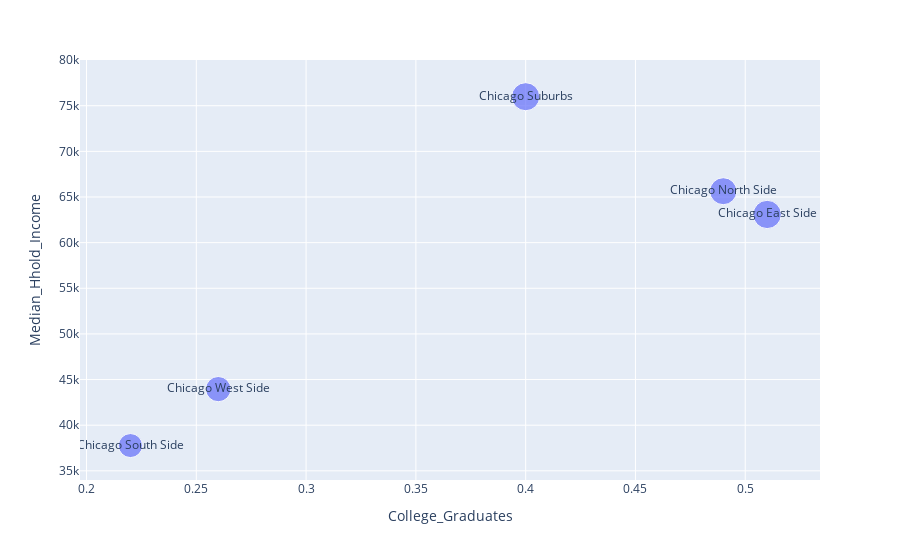

Write notebook code for a chart like this one.
### Code cell
import plotly.express as px

df = px.data.gapminder()

fig = px.scatter(grouped_combined_df, x = 'College_Graduates', y= 'Median_Hhold_Income', size = 'Median_Rent', text = "area") 

fig.show()

### Figure 1 — Plotly figure (JSON) as saved in the notebook; plotly's stock layout.template omitted (floating-point values rounded to 4 significant figures)
{"data": [{"hovertemplate": "College_Graduates=%{x}<br>Median_Hhold_Income=%{y}<br>Median_Rent=%{marker.size}<br>area=%{text}<extra></extra>", "legendgroup": "", "marker": {"color": "#636efa", "size": [894.4, 986.5, 1129.0, 1220.0, 1238.0], "sizemode": "area", "sizeref": 3.096, "symbol": "circle"}, "mode": "markers+text", "name": "", "orientation": "v", "showlegend": false, "text": ["Chicago South Side", "Chicago West Side", "Chicago North Side", "Chicago Suburbs", "Chicago East Side"], "type": "scatter", "x": [0.22, 0.26, 0.49, 0.4, 0.51], "xaxis": "x", "y": [37770.0, 43950.0, 65640.0, 75990.0, 63090.0], "yaxis": "y"}], "layout": {"legend": {"itemsizing": "constant", "tracegroupgap": 0}, "margin": {"t": 60}, "xaxis": {"anchor": "y", "domain": [0, 1], "title": {"text": "College_Graduates"}}, "yaxis": {"anchor": "x", "domain": [0, 1], "title": {"text": "Median_Hhold_Income"}}}}
